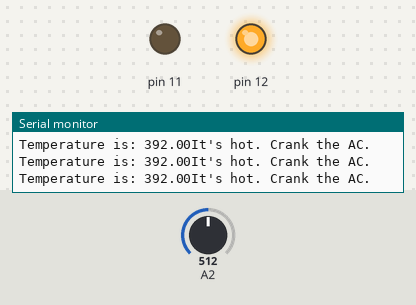
The sketch below on a simulated Arduino Uno, built with avr-gcc and run on an emulated ATmega328P. On the bench: output pins drawn as LEDs (lit = HIGH), the last lines printed to the serial monitor. Inputs (shaded band) come from the test bench; at power-on: A2 = 512.

Above: at 1.2 s.
1.3 s: A2 set to 166
4.3 s: A2 set to 147
At 5.6 s:
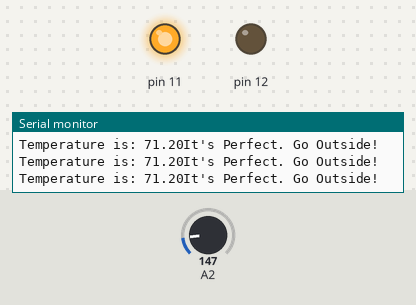
Timing chart, 0 to 7.3 s (numbered marks = the images above; inputs shaded):
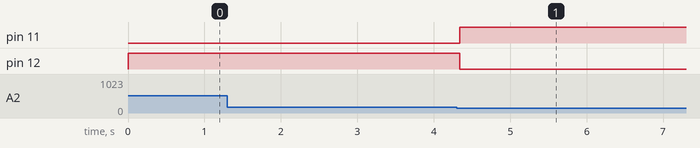

Measured:
- the behaviour switches between 155 and 154 on A2 (found by bisection; images 0 and 1)
- after the input at 4.3 s, pin 11: LOW → HIGH at once; pin 12: HIGH → LOW at once

The sketch:

Temp_sketch.ino
```cpp
const int hot = 78;
void setup() {
pinMode(A2, INPUT);
pinMode(11, OUTPUT);
pinMode(12, OUTPUT);
Serial.begin(9600);
}
void loop() {
int sensor = analogRead(A2);
float voltage = (sensor / 1024.0) * 5.0;
float cels = (voltage - .5) * 100;
float fahr = (cels * 1.8) + 32;
Serial.print("Temperature is: ");
Serial.print(fahr);

if (fahr >= hot) {
digitalWrite(11, LOW);
digitalWrite(12, HIGH);
Serial.println("It's hot. Crank the AC.");
}

else {
digitalWrite(11, HIGH);
digitalWrite(12, LOW);
Serial.println("It's Perfect. Go Outside!");
}
delay(15);
}
```
